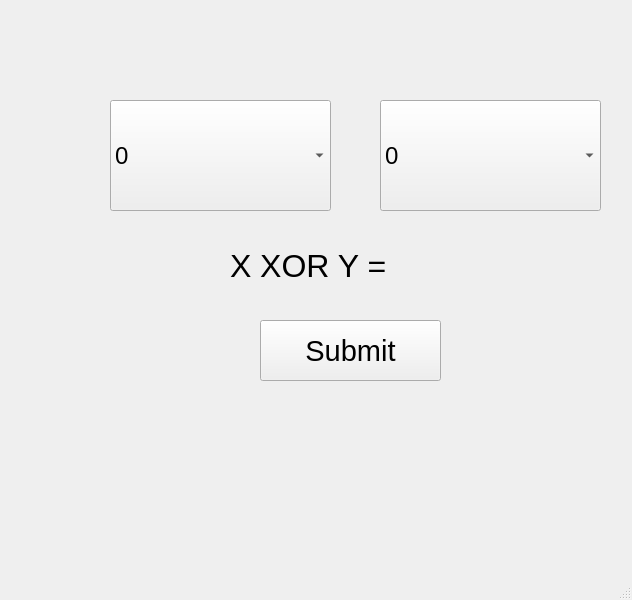
<?xml version="1.0" encoding="UTF-8"?>
<ui version="4.0">
 <class>MainWindow</class>
 <widget class="QMainWindow" name="MainWindow">
  <property name="geometry">
   <rect>
    <x>0</x>
    <y>0</y>
    <width>632</width>
    <height>600</height>
   </rect>
  </property>
  <property name="windowTitle">
   <string>MainWindow</string>
  </property>
  <widget class="QWidget" name="centralwidget">
   <widget class="QComboBox" name="comboX">
    <property name="geometry">
     <rect>
      <x>110</x>
      <y>100</y>
      <width>221</width>
      <height>111</height>
     </rect>
    </property>
    <property name="font">
     <font>
      <pointsize>18</pointsize>
     </font>
    </property>
    <item>
     <property name="text">
      <string>0</string>
     </property>
    </item>
    <item>
     <property name="text">
      <string>1</string>
     </property>
    </item>
   </widget>
   <widget class="QComboBox" name="comboY">
    <property name="geometry">
     <rect>
      <x>380</x>
      <y>100</y>
      <width>221</width>
      <height>111</height>
     </rect>
    </property>
    <property name="font">
     <font>
      <pointsize>18</pointsize>
     </font>
    </property>
    <item>
     <property name="text">
      <string>0</string>
     </property>
    </item>
    <item>
     <property name="text">
      <string>1</string>
     </property>
    </item>
   </widget>
   <widget class="QPushButton" name="pushButton">
    <property name="geometry">
     <rect>
      <x>260</x>
      <y>320</y>
      <width>181</width>
      <height>61</height>
     </rect>
    </property>
    <property name="font">
     <font>
      <pointsize>22</pointsize>
     </font>
    </property>
    <property name="text">
     <string>Submit</string>
    </property>
   </widget>
   <widget class="QLabel" name="label">
    <property name="geometry">
     <rect>
      <x>230</x>
      <y>240</y>
      <width>251</width>
      <height>51</height>
     </rect>
    </property>
    <property name="font">
     <font>
      <pointsize>24</pointsize>
     </font>
    </property>
    <property name="text">
     <string>X XOR Y = </string>
    </property>
   </widget>
  </widget>
  <widget class="QMenuBar" name="menubar">
   <property name="geometry">
    <rect>
     <x>0</x>
     <y>0</y>
     <width>632</width>
     <height>26</height>
    </rect>
   </property>
  </widget>
  <widget class="QStatusBar" name="statusbar"/>
 </widget>
 <resources/>
 <connections/>
</ui>
